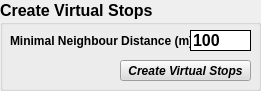
     <widget class="QGroupBox" name="groupBox_11">
      <property name="geometry">
       <rect>
        <x>510</x>
        <y>340</y>
        <width>261</width>
        <height>91</height>
       </rect>
      </property>
      <property name="font">
       <font>
        <family>Arial</family>
        <pointsize>12</pointsize>
        <weight>75</weight>
        <bold>true</bold>
       </font>
      </property>
      <property name="title">
       <string>Create Virtual Stops</string>
      </property>
      <widget class="QPushButton" name="virtual_pushButton">
       <property name="geometry">
        <rect>
         <x>120</x>
         <y>60</y>
         <width>131</width>
         <height>21</height>
        </rect>
       </property>
       <property name="styleSheet">
        <string notr="true">background-color: rgb(220, 220, 220);
font-weight: bold;
font-style: italic;
font-family: Arial; 
font-size: 12px;</string>
       </property>
       <property name="text">
        <string>Create Virtual Stops</string>
       </property>
      </widget>
      <widget class="QLineEdit" name="lineEdit_53">
       <property name="geometry">
        <rect>
         <x>190</x>
         <y>30</y>
         <width>61</width>
         <height>21</height>
        </rect>
       </property>
       <property name="styleSheet">
        <string notr="true">QLineEdit {
    border-radius:0px; /* Ajustez la valeur pour contrôler l'arrondi des coins */
    background-color: rgb(255, 255, 255, 255);

border-style: solid;border-width: 1px;border-color: black
}
</string>
       </property>
       <property name="text">
        <string>100</string>
       </property>
      </widget>
      <widget class="QLabel" name="label_23">
       <property name="geometry">
        <rect>
         <x>10</x>
         <y>30</y>
         <width>181</width>
         <height>21</height>
        </rect>
       </property>
       <property name="styleSheet">
        <string notr="true">font-family: Arial; 
font-size: 12px;
</string>
       </property>
       <property name="text">
        <string>Minimal Neighbour Distance (m) :</string>
       </property>
       <property name="alignment">
        <set>Qt::AlignLeading|Qt::AlignLeft|Qt::AlignVCenter</set>
       </property>
      </widget>
     </widget>
